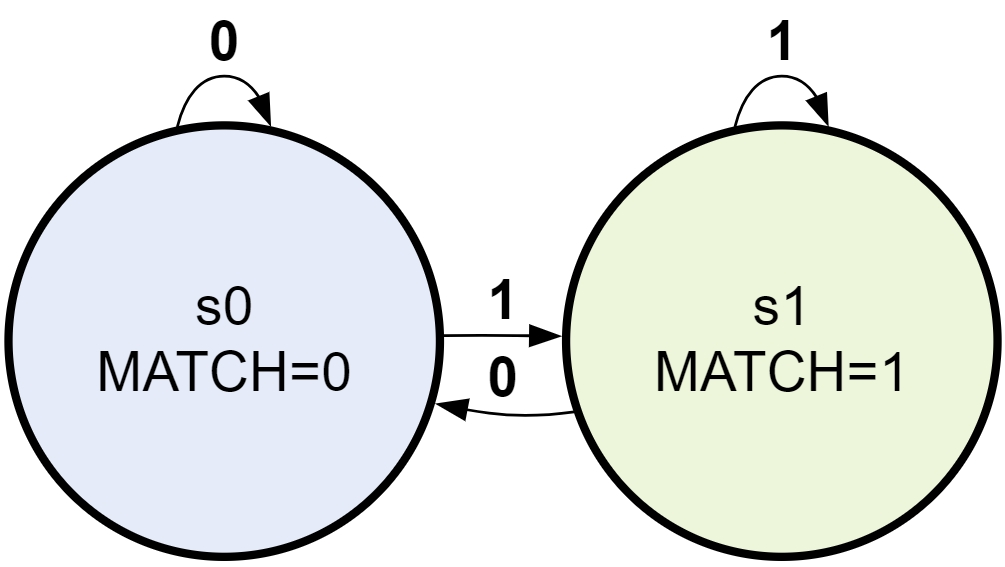
#> input picture test_image/2state_fsm.png, 1005 x 567 px
$ python -i vertex_detect.py   (imports and definitions only)
#> lines starting #> are read from the running program, lines starting #| are printed output that depends on the picture; after the words box and inside, x2 and y2 are one past the last pixel; in counts of white or black regions, pixels touching at a corner belong together
import cv2 as cv
import numpy as np
import pytesseract

def detect_vertices(image_path):
#> called with image_path = 'test_image/2state_fsm.png'
    img = cv.imread(image_path, cv.IMREAD_GRAYSCALE)
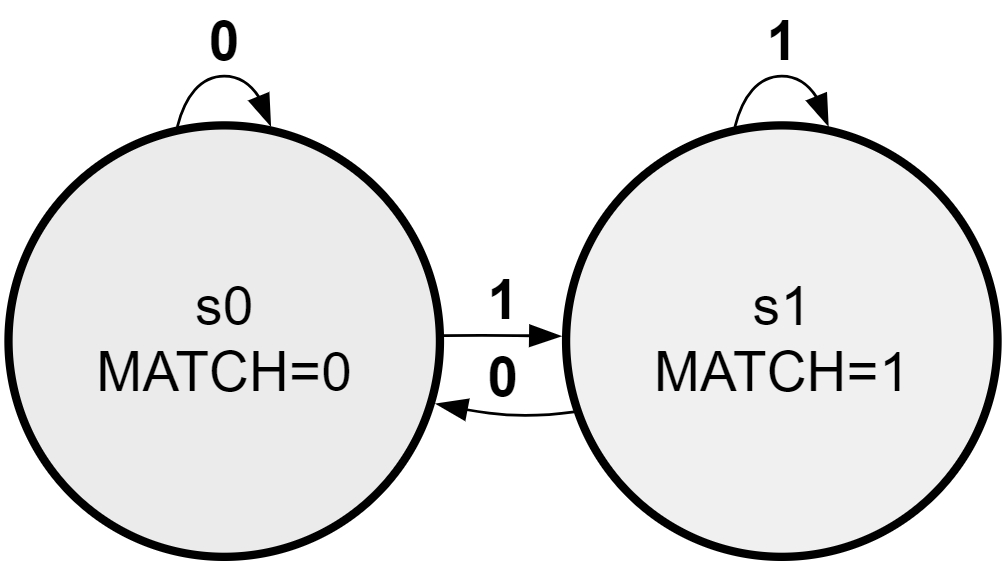
#> img: shape (567, 1005); min 0, max 255, mean 231.2

    if img is None:
        print("Error: Image not found or the file is not a valid image.")
    else:

        # Apply threshold to get a binary image
        _, binary = cv.threshold(img, 128, 255, cv.THRESH_BINARY_INV + cv.THRESH_OTSU)
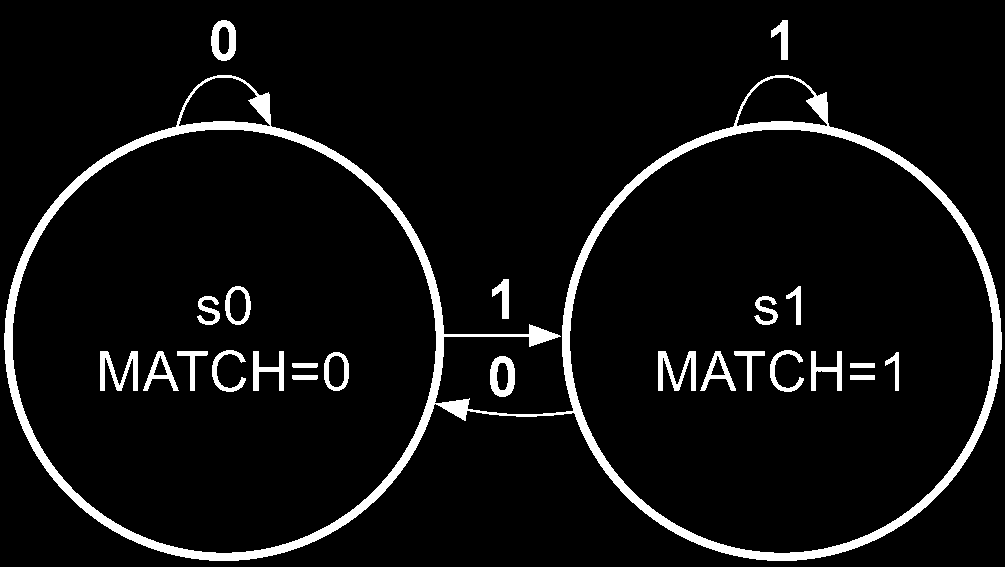
#> binary: shape (567, 1005); 6.1% white; 25 white regions

        # Find all contours in the binary image
        contours, hierarchy = cv.findContours(binary, cv.RETR_TREE, cv.CHAIN_APPROX_SIMPLE)
#> contours = 35 contours; largest, box (x1, y1, x2, y2) and area: (4, 75, 1002, 561) 310456, (569, 129, 994, 554) 141180, (12, 129, 437, 554) 141162, (178, 77, 271, 127) 2860, (736, 77, 828, 127) 2858

        # Prepare an image to draw contours
        contour_img = np.zeros_like(img)
        text_img = np.zeros_like(img)
        nodes = []
        # Recognize and fill the elliptical contours
        for i, contour in enumerate(contours):
            if len(contour) >= 50:  # Need at least 5 points to fit an ellipse
                ellipse = cv.fitEllipse(contour)
                (center, axes, orientation) = ellipse
                major_axis_length = max(axes)
                minor_axis_length = min(axes)
                aspect_ratio = major_axis_length / minor_axis_length

                # Check if the contour is an ellipse by comparing aspect ratio or other properties
                if 1.0 <= aspect_ratio <= 1.1:  # Adjust this range according to your needs

                    # draw the contour
                    cv.drawContours(contour_img, [contour], -1, (255, 255, 255), -1)

                    # find all the children of the contour
                    child = hierarchy[0][i][2]

                    coordinates = []
                    if child == -1:
                        continue
                    while child != -1:
                        # get the bounding box of the child contour
                        x, y, w, h = cv.boundingRect(contours[child])
                        # append the coordinates of the corner to coordinates list
                        coordinates.append((x, y))
                        coordinates.append((x + w, y + h))
                        # get the next child
                        child = hierarchy[0][child][0]

                    # find the left most x coordinate
                    left = min([x for x, y in coordinates])
                    # find the right most x coordinate
                    right = max([x for x, y in coordinates])
                    # find the top most y coordinate
                    top = min([y for x, y in coordinates])
                    # find the bottom most y coordinate
                    bottom = max([y for x, y in coordinates])

                    # use this bounding box as mask to get the text inside the ellipse
                    mask = np.zeros_like(img)
                    cv.rectangle(mask, (left, top), (right, bottom), (255, 255, 255), -1)

                    # Mask the image to only show the ellipse
                    masked_image = cv.bitwise_and(img, mask)

                    text_img[top:bottom, left:right] = masked_image[top:bottom, left:right]

                    # crop the image
                    masked_image = masked_image[top:bottom, left:right]

                    # find the background color of the masked image
                    background_color = np.median(masked_image)

                    # add a margin to the masked image with the background color
                    masked_image = cv.copyMakeBorder(masked_image, 10, 10, 10, 10, cv.BORDER_CONSTANT, value=background_color)

                    # Use OCR to recognize the text inside the ellipse
                    text = pytesseract.image_to_string(masked_image, config='--psm 6')
                    nodes.append((i, center, (major_axis_length + minor_axis_length) / 4, text.strip()))
#> this loop made 5 passes
#> (center, orientation, major_axis_length, minor_axis_length, aspect_ratio, left, right) on pass 5: ((781.3, 340.6), 149.1, 424, 424, 1, 658, 899)
#> (center, axes, orientation, major_axis_length, minor_axis_length, aspect_ratio) on pass 4: ((501.8, 324.4), (468.9, 1100.1), 90.1, 1100.1, 468.9, 2.35)
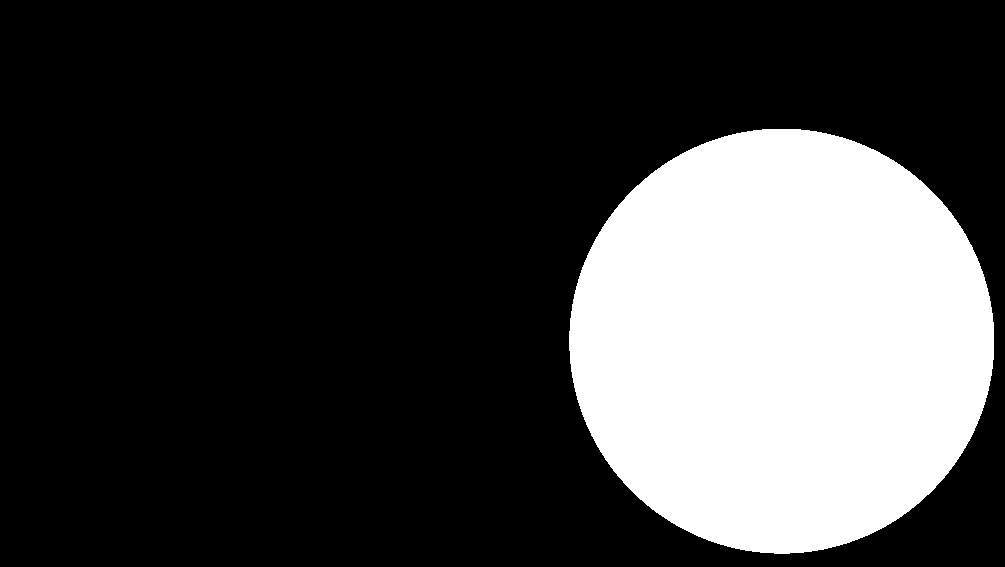
#> contour_img: shape (567, 1005); 24.9% white; 1 white region, box (x1, y1, x2, y2) and area: (569, 129, 994, 554) 141780
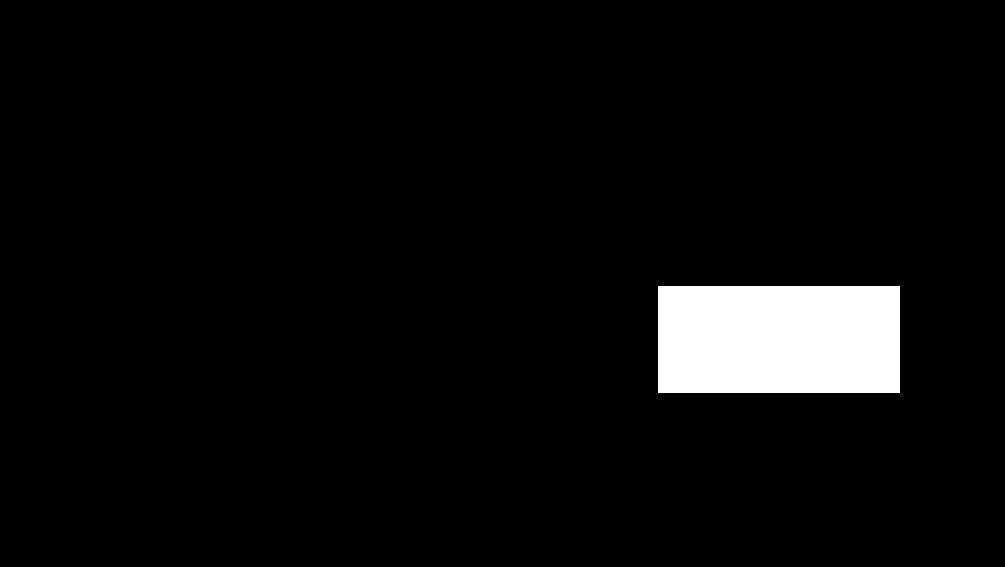
#> mask: shape (567, 1005); 4.5% white; 1 white region, box (x1, y1, x2, y2) and area: (658, 286, 900, 393) 25894
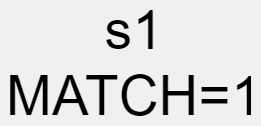
#> masked_image: shape (126, 261); min 0, max 241, mean 215.6
#> after the loop, nodes = []

        # save the contour image
        cv.imwrite("output/vertex_image.png", contour_img)
        # save the text image
        cv.imwrite("output/vertex_label_image.png", text_img)

    return nodes

#> (the run stopped early here; a loop or call above may not have finished)

$ run again, on test_image/3state_fsm.png
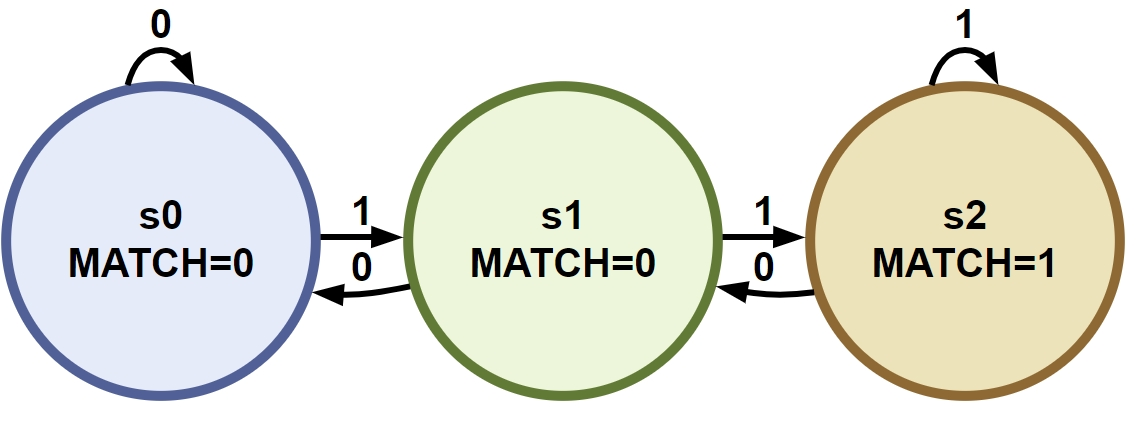
#> input picture test_image/3state_fsm.png, 1137 x 445 px
#> in detect_vertices, `_, binary = cv.threshold(img, 128, 255, cv.THRESH_BINARY_INV + cv.THRE..`:
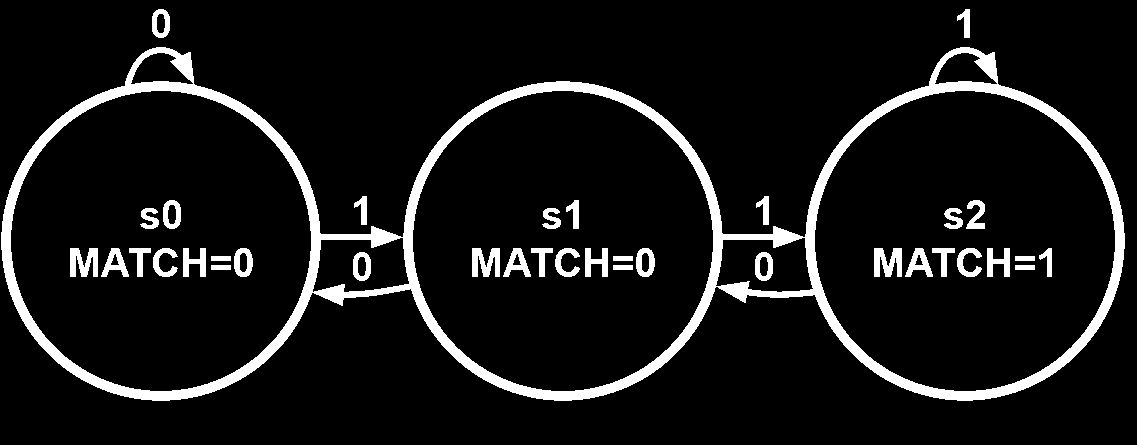
#> binary: shape (445, 1137); 8.6% white; 37 white regions
#> contours = 53 contours; largest, box (x1, y1, x2, y2) and area: (1, 47, 1125, 401) 253905, (412, 90, 714, 392) 71032, (814, 90, 1116, 392) 70992, (10, 90, 312, 392) 70972, (715, 237, 814, 293) 4257
#> the loop in detect_vertices, `for i, contour in enumerate(contours):` made 10 passes
#> (center, axes, orientation, major_axis_length, minor_axis_length, aspect_ratio, left) on pass 10: ((964.5, 240.5), (300.6, 300.7), 160.8, 300.7, 300.6, 1, 874)
#> after the loop in detect_vertices, `for i, contour in enumerate(contours):`:
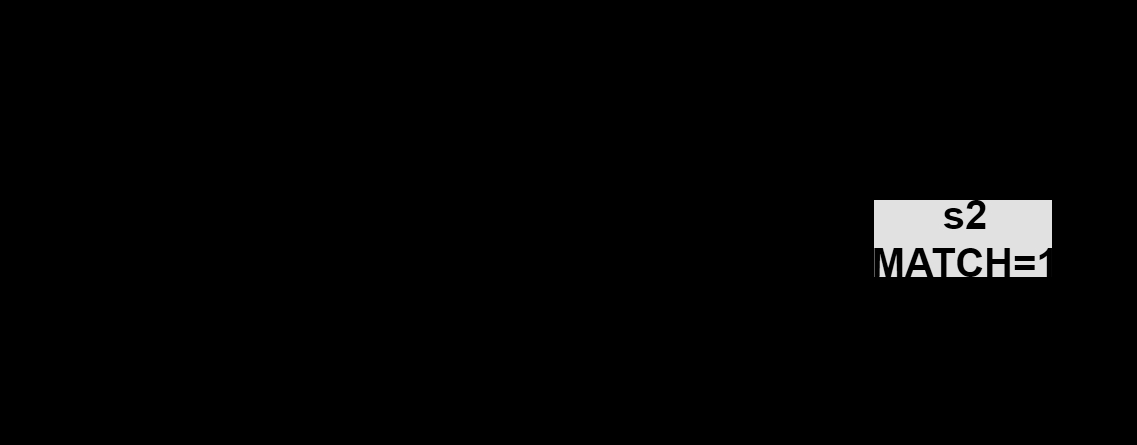
#> text_img: shape (445, 1137); min 0, max 226, mean 4.9
#> after the loop in detect_vertices, `for i, contour in enumerate(contours):`: nodes = []

$ run again, on test_image/4state_fsm.png
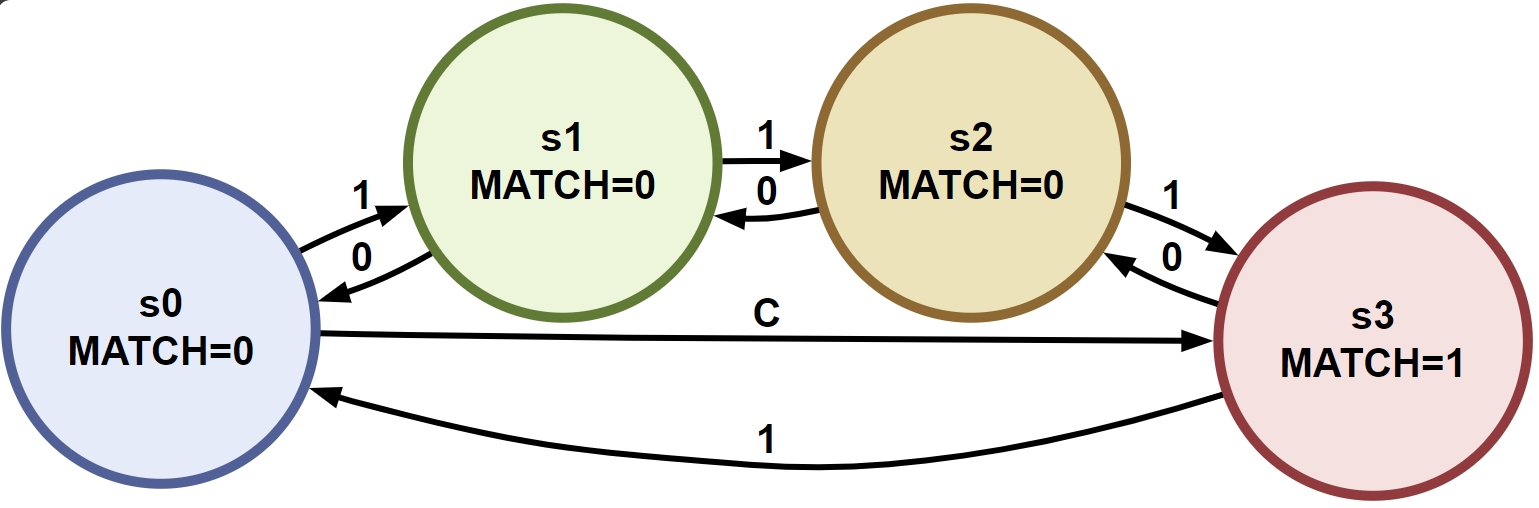
#> input picture test_image/4state_fsm.png, 1539 x 508 px
#> in detect_vertices, `_, binary = cv.threshold(img, 128, 255, cv.THRESH_BINARY_INV + cv.THRE..`:
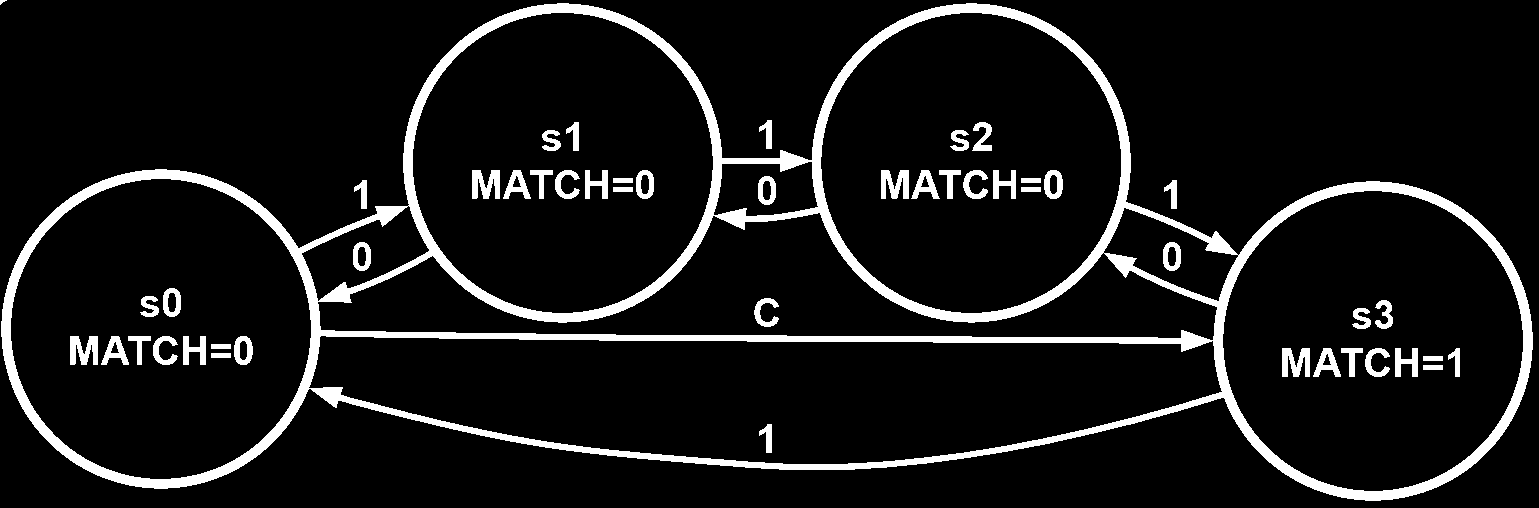
#> binary: shape (508, 1539); 8.8% white; 50 white regions (1 under 20 px)
#> contours = 70 contours, 1 with area under 20; largest, box (x1, y1, x2, y2) and area: (1, 3, 1533, 501) 483269, (308, 335, 1223, 465) 88001, (412, 12, 714, 314) 71032, (820, 12, 1122, 314) 71004, (10, 178, 312, 480) 70970
#> the loop in detect_vertices, `for i, contour in enumerate(contours):` made 15 passes
#> (center, orientation, major_axis_length, minor_axis_length, aspect_ratio, left, right) on pass 15: ((1372.6, 340.5), 37.37, 300.5, 300.5, 1, 1282, 1460)
#> after the loop in detect_vertices, `for i, contour in enumerate(contours):`:
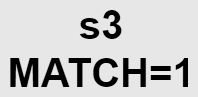
#> masked_image: shape (97, 198); min 0, max 232, mean 198.5
#> after the loop in detect_vertices, `for i, contour in enumerate(contours):`: nodes = []

$ run again, on test_image/5state_fsm.png
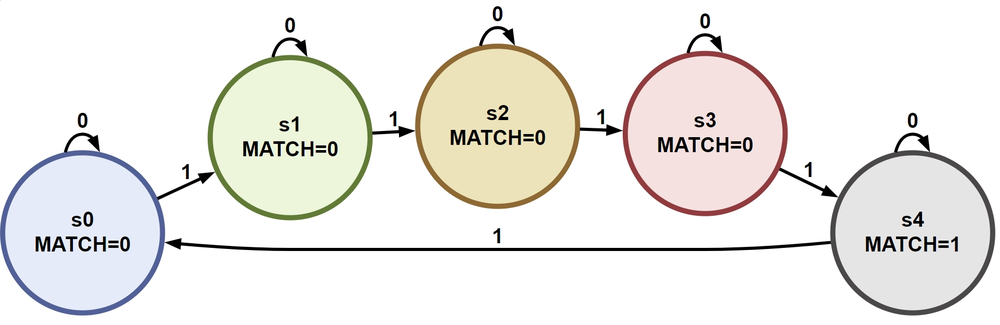
#> input picture test_image/5state_fsm.png, 1000 x 325 px, shrunk from 1935 x 628 before the run
#> in detect_vertices, `_, binary = cv.threshold(img, 128, 255, cv.THRESH_BINARY_INV + cv.THRE..`:
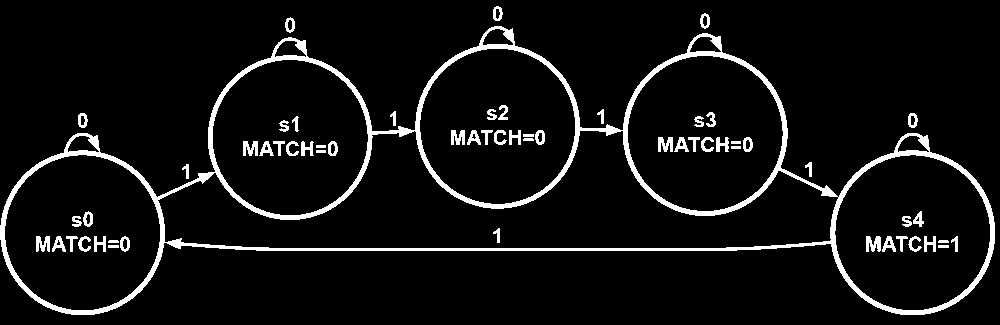
#> binary: shape (325, 1000); 6.7% white; 61 white regions
#> contours = 88 contours, 13 with area under 20; largest, box (x1, y1, x2, y2) and area: (0, 26, 995, 315) 150556, (157, 130, 839, 249) 40150, (212, 59, 369, 216) 19094, (419, 48, 576, 205) 19081, (4, 154, 161, 311) 19066
#> the loop in detect_vertices, `for i, contour in enumerate(contours):` made 10 passes
#> (center, axes, orientation, major_axis_length, minor_axis_length, aspect_ratio, left) on pass 10: ((912.2, 232.4), (155.5, 155.8), 178.6, 155.8, 155.5, 1, 866)
#> after the loop in detect_vertices, `for i, contour in enumerate(contours):`:
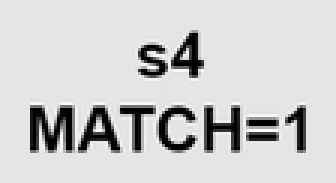
#> masked_image: shape (61, 112) (shown 3 times larger); min 0, max 255, mean 205.1
#> after the loop in detect_vertices, `for i, contour in enumerate(contours):`: nodes = []
